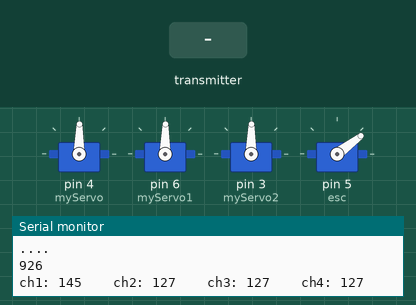
This sketch was run on a simulated Arduino Uno, built with avr-gcc and run on an emulated ATmega328P. Parts: 4 × servo, the last lines printed to the serial monitor. The inputs (shaded band) are chosen by the test bench. No radio packets arrive unless stated.

Above: at 1.2 s.
1.3 s: the transmitter starts sending ch1 = 0
At 1.6 s:
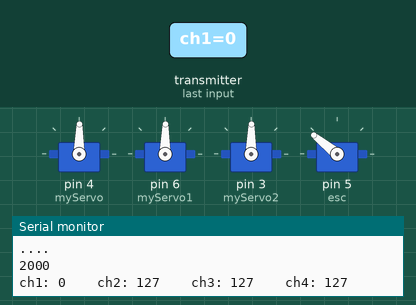
2.8 s: the transmitter starts sending ch2 = 0
At 3.5 s:
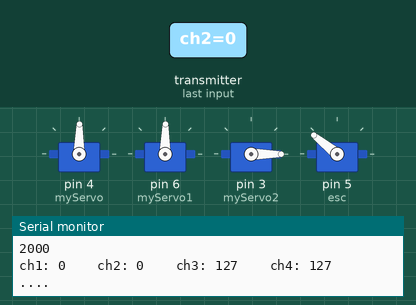
4.3 s: the transmitter starts sending ch3 = 0
At 5.4 s:
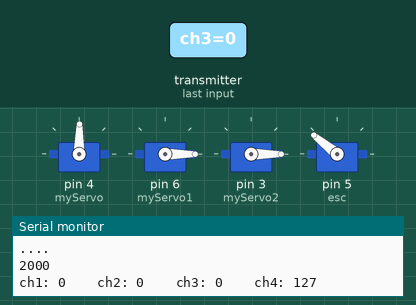
5.8 s: the transmitter starts sending ch4 = 0
At 6.2 s:
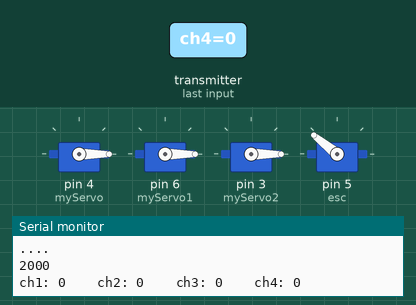
7.3 s: the transmitter starts sending ch1 = 64
At 8.5 s:
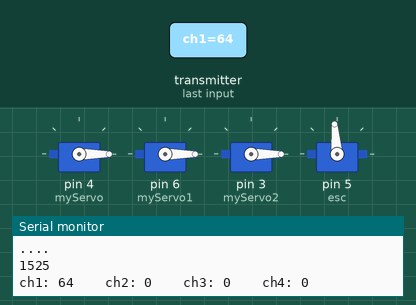
8.8 s: the transmitter starts sending ch2 = 64
At 9.7 s:
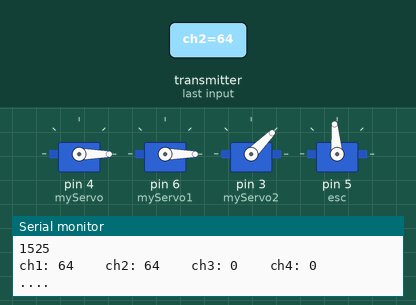
Timing chart, 0 to 11.3 s (numbered marks = the images above; inputs shaded):
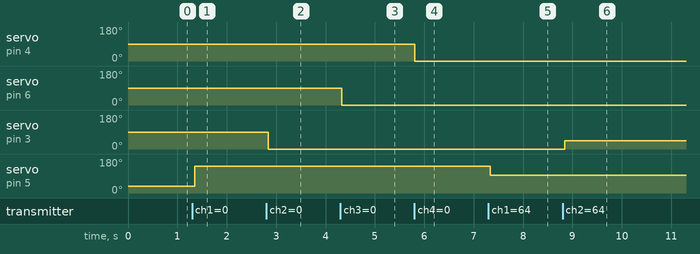

The sketch:

Taka_Reciever_4CH.ino
```cpp
/* this is for 4 channel transreciever
 * i'm not good on writting comments on code and variable might seams off to everyone but i did my best..
 * if u want to add more buttons or fnction or i say creat channel make sure to add variables on structure.
 * Hemant_S_D[TAKA]
 */

#include <Servo.h>

#include <SPI.h>
#include <nRF24L01.h>
#include <RF24.h>

 //Remember that this code is the same as in the transmitter
const uint64_t pipeIn = 0xA0B0C0D0E0LL;
RF24 radio(9, 10);
Servo myServo,myServo1,myServo2,esc;

//int val;
//We could use up to 32 channels
struct MyData
{
byte ch1;
byte ch2;
byte ch3;
byte ch4;
};

MyData data;

void resetData()
{
//We define the inicial value of each data input
//3 potenciometers will be in the middle position so 127 is the middle from 254
data.ch1 = 145;
data.ch2 = 127;
data.ch3 = 127;
data.ch4 = 127;

}

/**************************************************/

void setup()
{
Serial.begin(9600); //Set the speed to 9600 bauds if you want.
//You should always have the same speed selected in the serial monitor
resetData();
radio.begin();
radio.setAutoAck(false);
radio.setDataRate(RF24_250KBPS);

radio.openReadingPipe(1,pipeIn);
//we start the radio comunication
radio.startListening();

myServo.attach(4);
myServo1.attach(6);
myServo2.attach(3);
//pinMode(5,OUTPUT);
esc.attach(5);


}

/**************************************************/

unsigned long lastRecvTime = 0;

void recvData()
{
while ( radio.available() ) {
radio.read(&data, sizeof(MyData));
lastRecvTime = millis(); //here we receive the data
}
}

/**************************************************/

void loop()
{

  Serial.println("....");
  //Serial.println(lastRecvTime);
 // Serial.println(now);
//Serial.println(".************.......");

recvData();
unsigned long now = millis();

//Here we check if we've lost signal, if we did we reset the values
if ( now - lastRecvTime > 5000 ) {
// Signal lost?
Serial.println("If....:");
resetData();

}
//Serial.println("Milli");

int val = map(data.ch1,135,0,1000,2000);
Serial.println(val);
int val1 = map(data.ch4,0,255,0,180);

int val2 = map(data.ch3,0,255,0,180);

int val3 = map(data.ch2,0,255,0,180);

esc.writeMicroseconds(val);
myServo.write(val1);
myServo1.write(val2);
myServo2.write(val3);
//esc.write(val);

/*if(val > 0)
{
//analogWrite(5,val);
esc.writeMicroseconds(val);
}
else
{
  esc.writeMicroseconds(val);
  //analogWrite(5,0);
}*/


//Serial.println();
Serial.print("ch1: "); Serial.print(data.ch1);  Serial.print("    ");
Serial.print("ch2: "); Serial.print(data.ch2);  Serial.print("    ");
Serial.print("ch3: "); Serial.print(data.ch3);  Serial.print("    ");
Serial.print("ch4: "); Serial.print(data.ch4);  Serial.print("\n");

}
```

Measured:
- after the input at 1.3 s, servo on pin 5 (esc): 37° → 141° after 0.05 s
- after the input at 2.8 s, servo on pin 3 (myServo2): 89° → 0° at once
- after the input at 4.3 s, servo on pin 6 (myServo1): 89° → 0° at once
- after the input at 5.8 s, servo on pin 4 (myServo): 89° → 0° at once
- after the input at 7.3 s, servo on pin 5 (esc): 141° → 95° at once
- after the input at 8.8 s, servo on pin 3 (myServo2): 0° → 45° after 0.05 s
